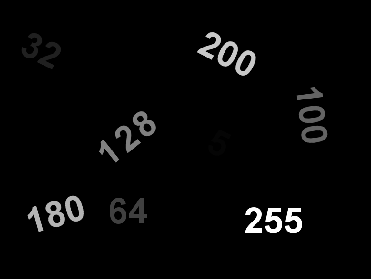
#> input picture 1-thresholding/numbers.png, 371 x 279 px
$ python thresh.py
#> lines starting #> are read from the running program, lines starting #| are printed output that depends on the picture; after the words box and inside, x2 and y2 are one past the last pixel; in counts of white or black regions, pixels touching at a corner belong together
import cv2
import numpy as np

#para imagenes blancoynegro, pone un limite en el thresh
#si pasa ese limite el pixel se convierte al el valor max

#src
image_1 = cv2.imread("numbers.png")
#> image_1 is the input picture: shape (279, 371, 3); min 0, max 255, mean 6.4

#params threshold
src = image_1
thresh_limit = 120 #si esta por debajo de 120 se convierte a 255
maxval_to = 255
type_thres = cv2.THRESH_BINARY_INV

#output threshold
original, thres_image = cv2.threshold(src, thresh_limit, maxval_to, type_thres)
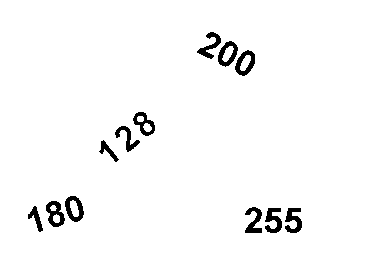
#> thres_image: shape (279, 371, 3); 97.4% white; 12 black regions, largest, box (x1, y1, x2, y2) and area: (46, 201, 65, 227) 268, (65, 196, 84, 222) 257, (235, 50, 255, 76) 255
#> original = 120

#showing output
cv2.imshow("trheshold", thres_image)
cv2.imshow("original", src)

cv2.waitKey(0)
cv2.destroyAllWindows()
